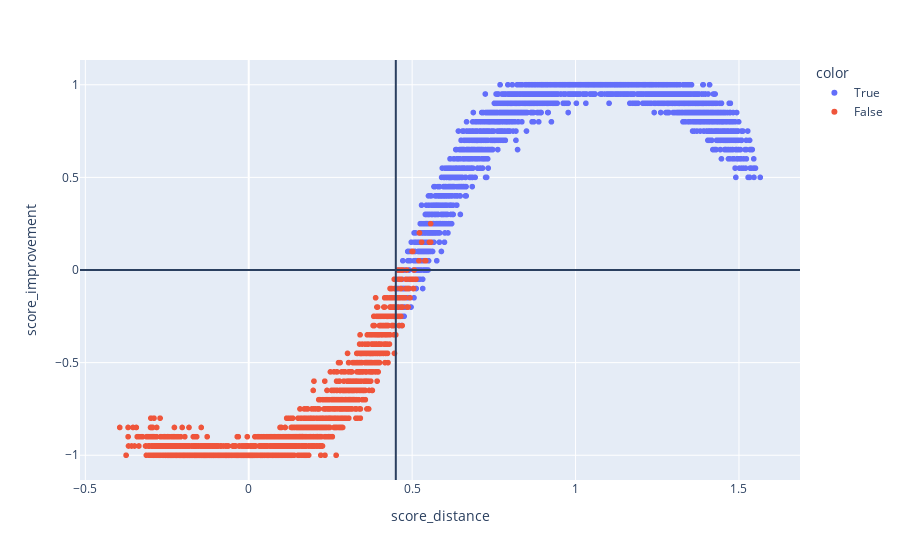

The notebook cell this image was saved under:
### Code cell
fig = px.scatter(x=data['score_distance'] ,y=data['score_improvement'], color=data['D'], labels=dict(x="score_distance", y="score_improvement"), hover_data={'score_improvement': data['score_improvement'], 'score_distance_act': data['score_distance_act'], 'score_improvement_act': data['score_improvement_act']}) 
fig.add_vline(x=params['treatment_dist'])
fig.add_hline(y=cutoff_improvement)

### Figure 1 — Plotly figure (JSON) as saved in the notebook; plotly's stock layout.template omitted (floating-point values rounded to 4 significant figures; data arrays with more than 128 entries replaced by an {"elided": "..."} marker saying what was removed)
{"data": [{"customdata": {"elided": "2912x3 float values"}, "hovertemplate": "color=True<br>score_distance=%{x}<br>score_improvement=%{customdata[0]}<br>score_distance_act=%{customdata[1]}<br>score_improvement_act=%{customdata[2]}<extra></extra>", "legendgroup": "True", "marker": {"color": "#636efa", "symbol": "circle"}, "mode": "markers", "name": "True", "showlegend": true, "type": "scattergl", "x": {"elided": "2912 float values"}, "xaxis": "x", "y": {"elided": "2912 float values"}, "yaxis": "y"}, {"customdata": {"elided": "2088x3 float values"}, "hovertemplate": "color=False<br>score_distance=%{x}<br>score_improvement=%{customdata[0]}<br>score_distance_act=%{customdata[1]}<br>score_improvement_act=%{customdata[2]}<extra></extra>", "legendgroup": "False", "marker": {"color": "#EF553B", "symbol": "circle"}, "mode": "markers", "name": "False", "showlegend": true, "type": "scattergl", "x": {"elided": "2088 float values"}, "xaxis": "x", "y": {"elided": "2088 float values"}, "yaxis": "y"}], "layout": {"legend": {"title": {"text": "color"}, "tracegroupgap": 0}, "margin": {"t": 60}, "shapes": [{"type": "line", "x0": 0.45, "x1": 0.45, "xref": "x", "y0": 0, "y1": 1, "yref": "y domain"}, {"type": "line", "x0": 0, "x1": 1, "xref": "x domain", "y0": 0, "y1": 0, "yref": "y"}], "xaxis": {"anchor": "y", "domain": [0, 1], "title": {"text": "score_distance"}}, "yaxis": {"anchor": "x", "domain": [0, 1], "title": {"text": "score_improvement"}}}}
